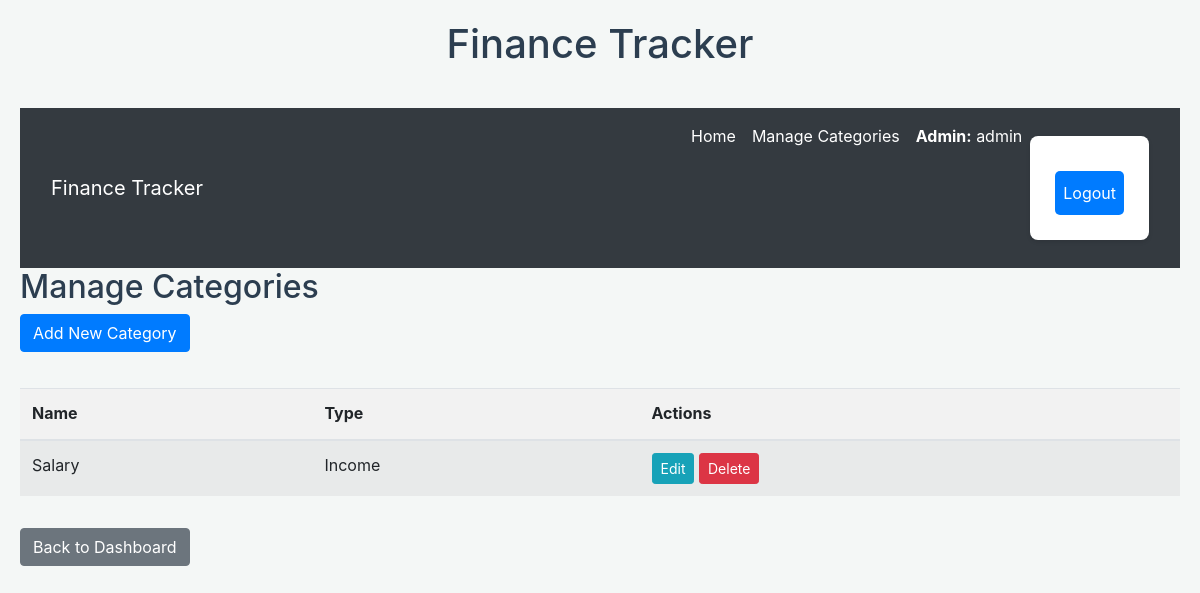
The page /categories/ (signed in) on the database as committed earlier.
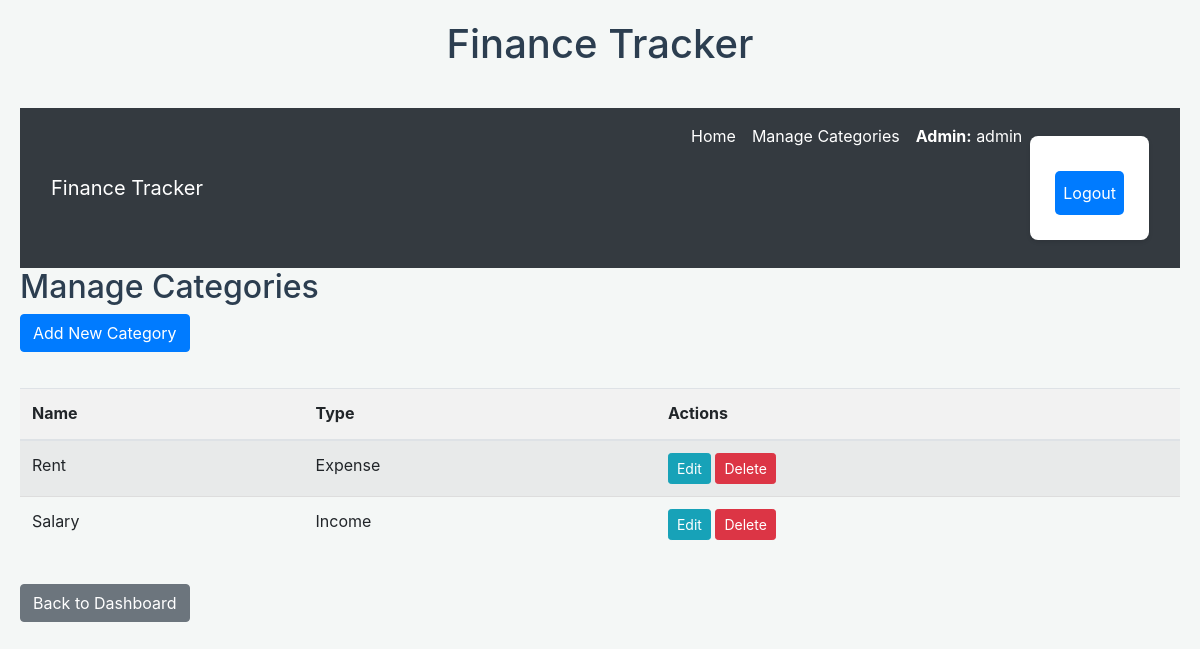
The same page on the database as committed later.
### tracker/models.py (models this page shows, shortened)
class Category(models.Model):
    CATEGORY_TYPES =  [
        ('income', 'Income'),
        ('expense', 'Expense'),
    ]
    type = models.CharField(max_length=10, choices=CATEGORY_TYPES)
    name = models.CharField(max_length=100)
    user = models.ForeignKey(User, on_delete=models.CASCADE, null=True, blank=True)
    created_at = models.DateTimeField(auto_now_add=True)
    class Meta:
        verbose_name_plural = "Categories"

### tracker/views.py (the view)
# urls.py: path('categories/', views.category_list, name='category_list'),
def category_list(request):
    if request.user.is_staff:
        categories = Category.objects.all().order_by('name')
    else:
        categories = Category.objects.filter(user=request.user).order_by('name')
    return render(request, 'tracker/category_list.html', {'categories': categories, 'title': 'Manage Categories'})

### tracker/templates/tracker/category_list.html
{% extends 'tracker/base.html' %}
{% load crispy_forms_tags %}
{% block content %}
<h2>{{ title }}</h2>
<a href="{% url 'tracker:category_add' %}" class="btn btn-primary mb-3">Add New Category</a>
<div class="category-list">
    {% if categories %}
        <table class="table table-striped">
            <thead>
                <tr>
                    <th>Name</th>
                    <th>Type</th>
                    <th>Actions</th>
                </tr>
            </thead>
            <tbody>
                {% for category in categories %}
                <tr>
                    <td>{{ category.name }}</td>
                    <td>{{ category.type|capfirst }}</td>
                    <td>
                        <a href="{% url 'tracker:category_edit' pk=category.pk %}" class="btn btn-sm btn-info">Edit</a>
                        <a href="{% url 'tracker:category_delete' pk=category.pk %}" class="btn btn-sm btn-danger">Delete</a>
                    </td>
                </tr>
                {% endfor %}
            </tbody>
        </table>
    {% else %}
        <p>No categories yet. Add your first category!</p>
    {% endif %}
</div>
<a href="{% url 'tracker:dashboard' %}" class="btn btn-secondary mt-3">Back to Dashboard</a>
{% endblock %}

Rows that differ between the two databases and show on the page:
added Category: name "Rent", type "Expense"
